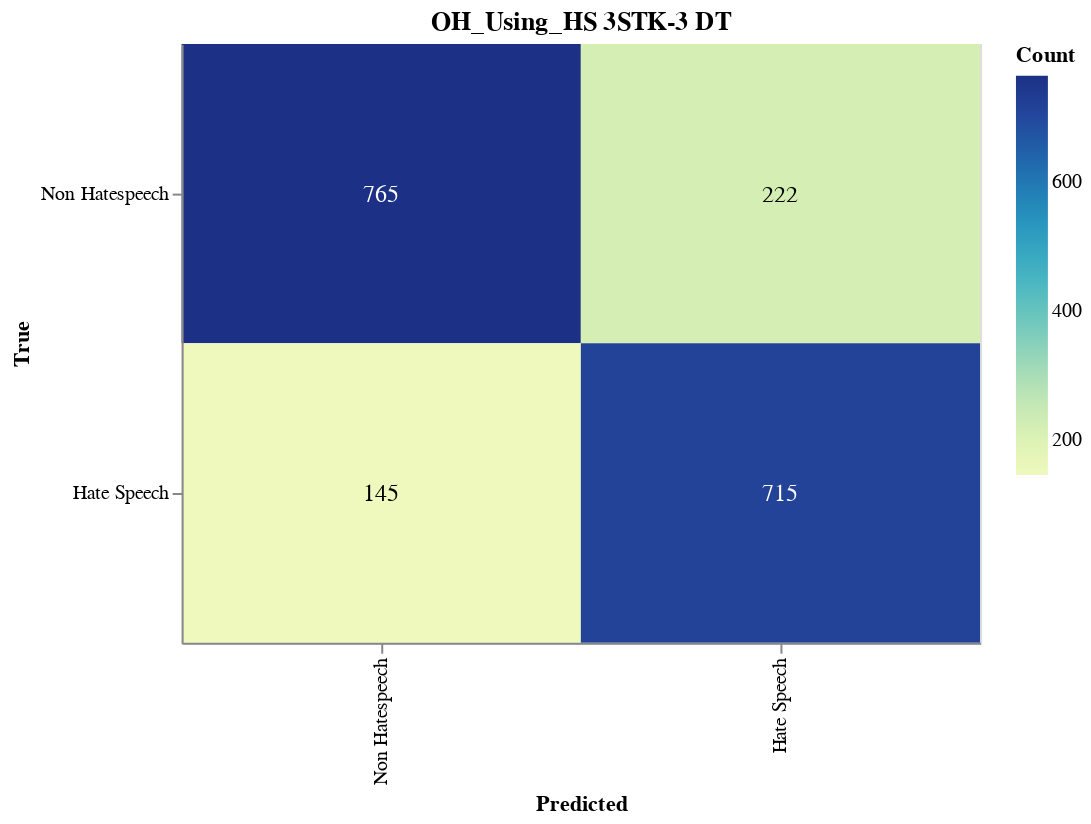

Notebook code for this chart:
### Markdown cell above
#### Save CM

### Code cell
import altair as alt
import altair_saver
import pandas as pd
from sklearn.metrics import confusion_matrix

# Calculate the confusion matrix
cm = confusion_matrix(y_val, adjusted_predictions)

# Define class names
class_names = ['Non Hatespeech', 'Hate Speech']

# Convert confusion matrix to DataFrame
cm_df = pd.DataFrame(cm, index=class_names, columns=class_names).reset_index().melt(id_vars='index')
cm_df.columns = ['True', 'Predicted', 'Count']

# Ensure the order of categories
cm_df['True'] = pd.Categorical(cm_df['True'], categories=class_names, ordered=True)
cm_df['Predicted'] = pd.Categorical(cm_df['Predicted'], categories=class_names, ordered=True)

# Create the Altair plot
heatmap = alt.Chart(cm_df).mark_rect().encode(
    x=alt.X('Predicted:O', sort=class_names),
    y=alt.Y('True:O', sort=class_names),
    color='Count:Q',
    tooltip=['True', 'Predicted', 'Count']
).properties(
    width=400,
    height=300,
    title='OH_Using_HS 3STK-3 DT'
)

# Add text labels
text = heatmap.mark_text(
    align='center',
    baseline='middle',
    fontSize=12
).encode(
    text='Count:Q',
    color=alt.condition(
        alt.datum.Count > cm.max() / 2,
        alt.value('white'),
        alt.value('black')
    )
)

# Combine heatmap and text
final_chart = heatmap + text

# Display the plot
final_chart.show()

### Figure 1 — Vega-Lite specification as saved in the notebook (floating-point values rounded to 4 significant figures)
{"config": {"view": {"continuousWidth": 300, "continuousHeight": 300}}, "layer": [{"mark": {"type": "rect"}, "encoding": {"color": {"field": "Count", "type": "quantitative"}, "tooltip": [{"field": "True", "type": "ordinal"}, {"field": "Predicted", "type": "ordinal"}, {"field": "Count", "type": "quantitative"}], "x": {"field": "Predicted", "sort": ["Non Hatespeech", "Hate Speech"], "type": "ordinal"}, "y": {"field": "True", "sort": ["Non Hatespeech", "Hate Speech"], "type": "ordinal"}}, "title": "OH_Using_HS 3STK-3 DT"}, {"mark": {"type": "text", "align": "center", "baseline": "middle", "fontSize": 12}, "encoding": {"color": {"condition": {"test": "(datum.Count > 382.5)", "value": "white"}, "value": "black"}, "text": {"field": "Count", "type": "quantitative"}, "tooltip": [{"field": "True", "type": "ordinal"}, {"field": "Predicted", "type": "ordinal"}, {"field": "Count", "type": "quantitative"}], "x": {"field": "Predicted", "sort": ["Non Hatespeech", "Hate Speech"], "type": "ordinal"}, "y": {"field": "True", "sort": ["Non Hatespeech", "Hate Speech"], "type": "ordinal"}}, "title": "OH_Using_HS 3STK-3 DT"}], "data": {"name": "data-6089158fb2a19723e19fd85f2b216675"}, "height": 300, "width": 400, "$schema": "https://vega.github.io/schema/vega-lite/v5.17.0.json", "datasets": {"data-6089158fb2a19723e19fd85f2b216675": [{"True": "Non Hatespeech", "Predicted": "Non Hatespeech", "Count": 765}, {"True": "Hate Speech", "Predicted": "Non Hatespeech", "Count": 145}, {"True": "Non Hatespeech", "Predicted": "Hate Speech", "Count": 222}, {"True": "Hate Speech", "Predicted": "Hate Speech", "Count": 715}]}}
